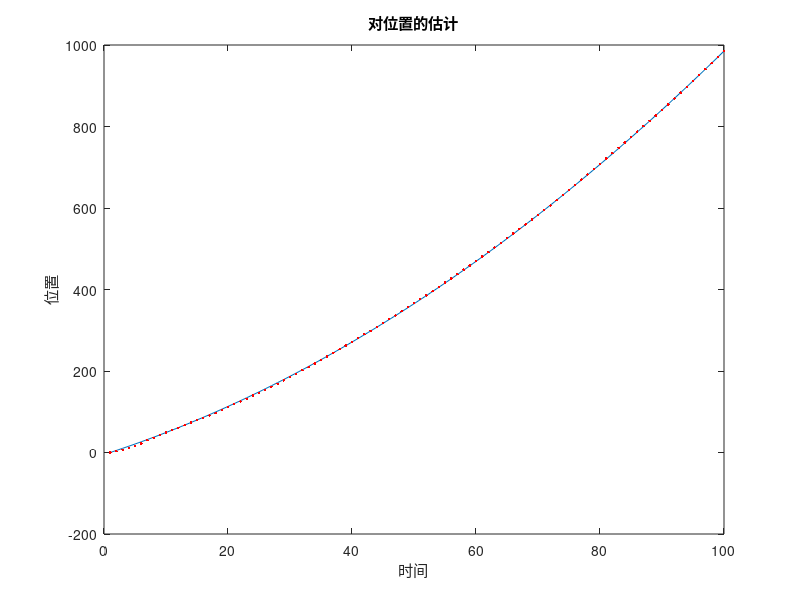
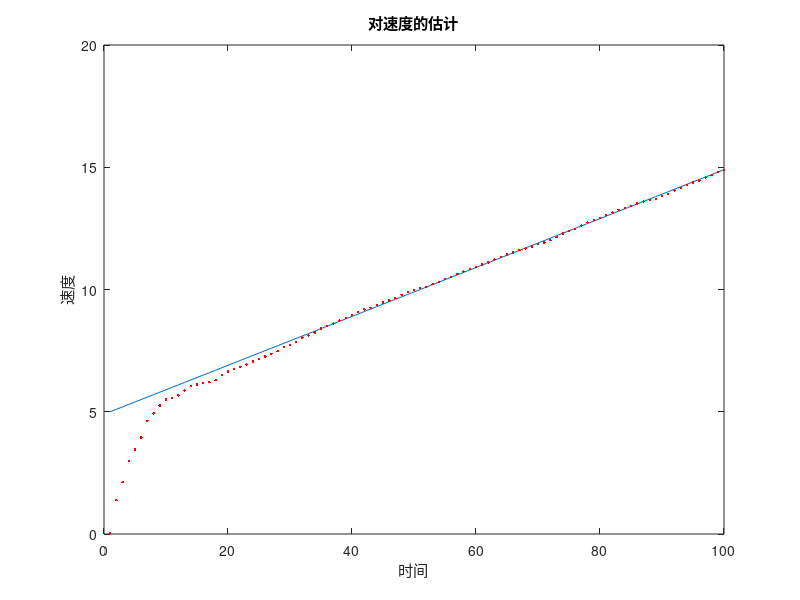

Write MATLAB code to recreate these figures, in order.
close all;clear;clc;
% 估计小车在每一时刻的位置和速度

time = (1:100).'; % 离散的时间序列，单位是s
v = 5; % 小车的初始速度是5m/s，未知真实值
u = 0.1; % 加速度
noise = 3 * randn(length(time), 1); % GPS测量误差，标准差为3m
Z_ = zeros(length(time), 1); 
v_ = v + (time-1)*u; % 真实的速度值
for ii=2:length(time)
    Z_(ii) = Z_(ii-1) + v_(ii-1) + 1/2*u; % 真实的位置
end

% 已知量
Z = Z_ + noise; % GPS的观测值，带有测量误差
Q = [1e-4 0; 0 1e-4]; % 过程噪声的协方差矩阵，这是一个超参数
R = 1; % 观测噪声的协方差矩阵，也是一个超参数。因为是一维的，就是一个数

% 初始化
X = [0; 0]; % 初始状态，[位置, 速度]，就是我们要估计的内容
P = [0.1 0; 0 0.1]; % 先验误差协方差矩阵的初始值，根据经验给出

% 已知的线性变换矩阵
F = [1 1; 0 1]; % 状态转移矩阵
B = [1/2; 1]; % 控制矩阵
H = [1 0];

% 对每一时刻状态的记录
XLog = [];  

for i=1:length(time)
    X_ = F*X + B*u;
    P_ = F*P*F'+Q;
    K = P_*H'/(H*P_*H'+R);
    X = X_+K*(Z(i)-H*X_);
    P = (eye(2)-K*H)*P_;
    XLog = [XLog, X];
end

figure(1);
plot(time, Z_);hold on;
plot(time, XLog(1, :), 'r.');
title('对位置的估计');
xlabel('时间');ylabel('位置');

figure(2);
plot(time, v_);hold on;
plot(time, XLog(2, :), 'r.');
title('对速度的估计');
xlabel('时间');ylabel('速度');